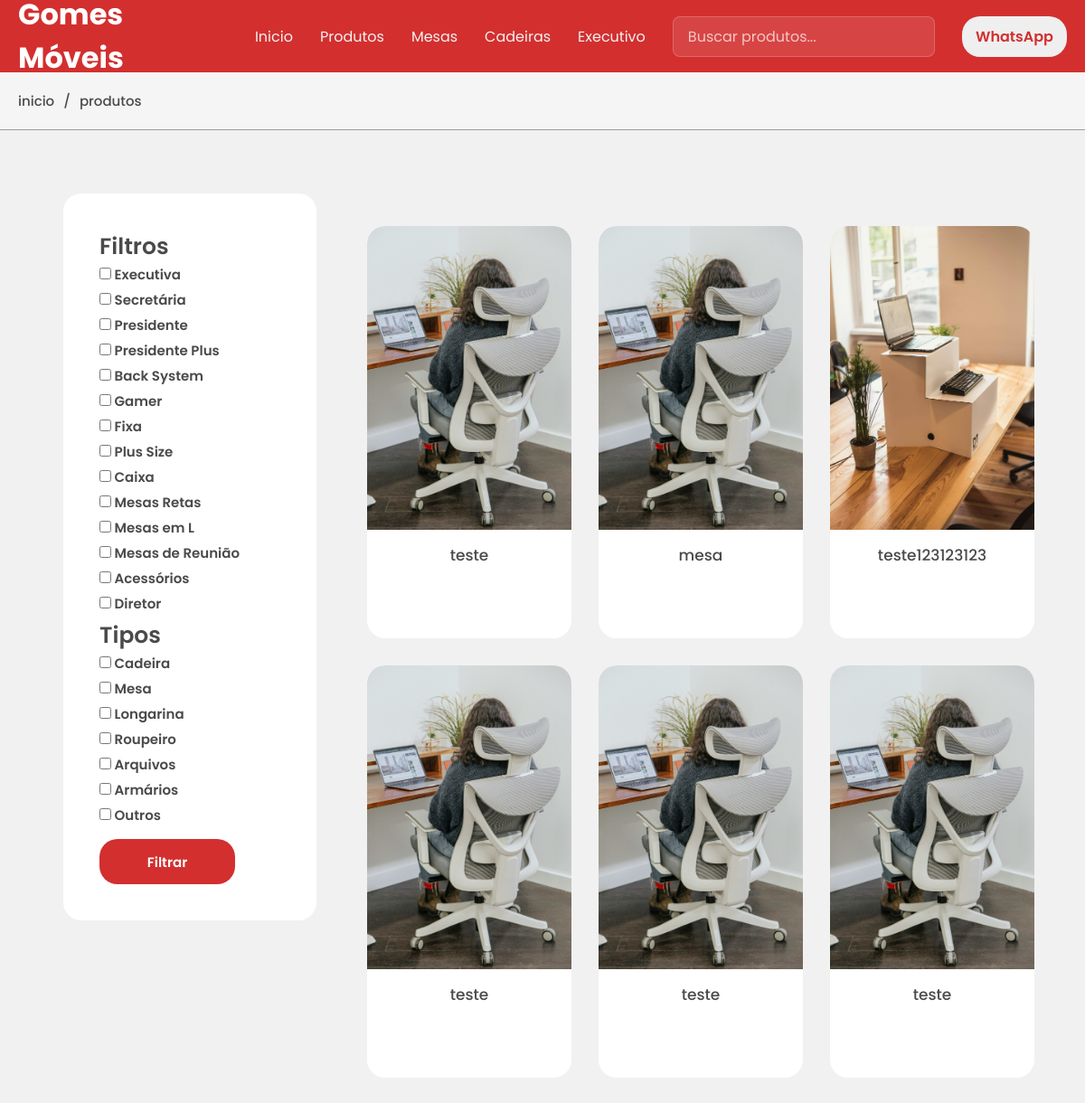
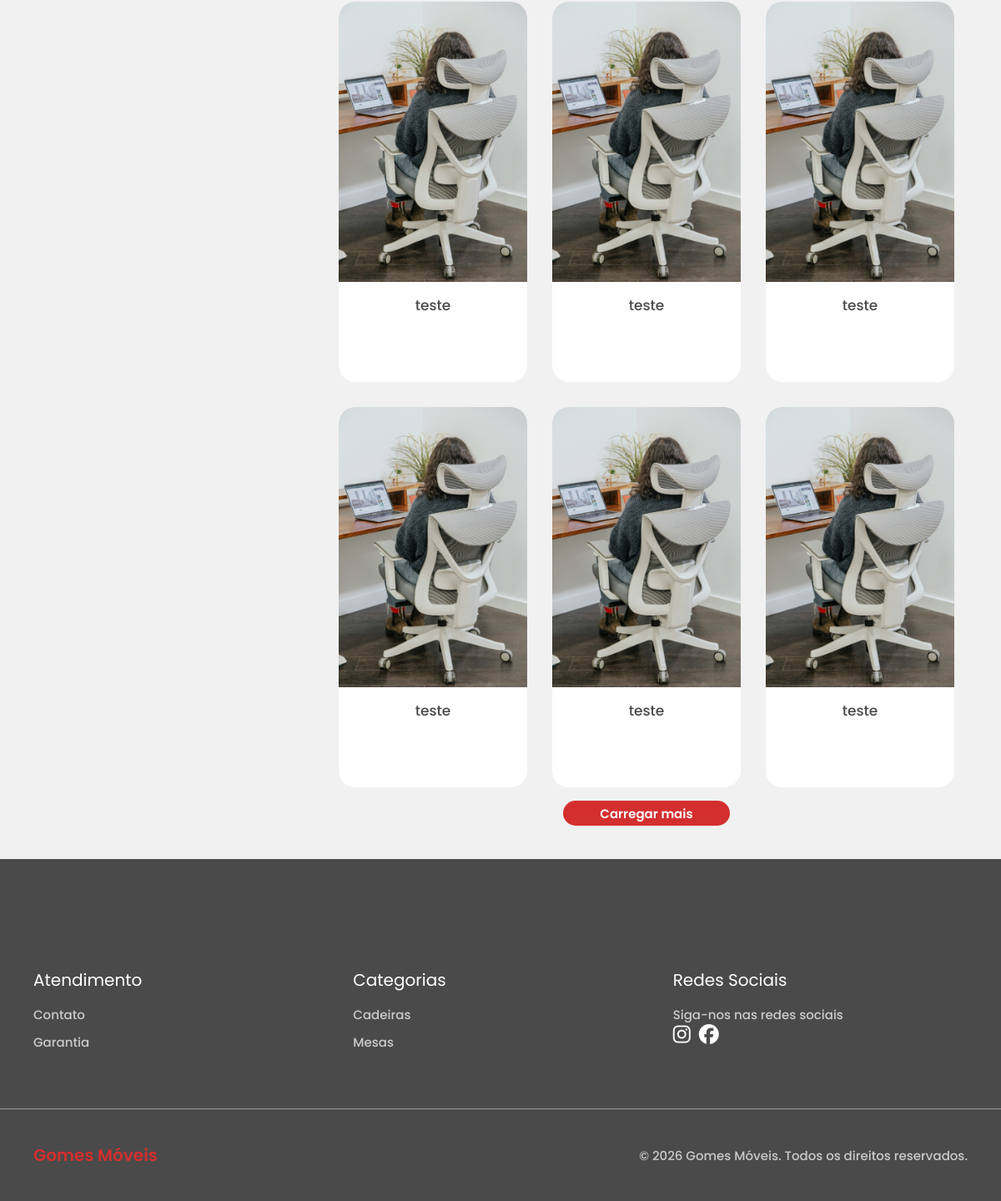
/produtos/, run on the app's committed database (2 pictures, top to bottom).
### core/models.py (models this page shows, shortened)
class Categoria(models.Model):
    nome = models.CharField(max_length=100)
    slug = models.SlugField(unique=True)

class Produto(models.Model):
    TIPOS = [
        ("cadeira","Cadeira"),
        ("mesa","Mesa"),
        ("longarina","Longarina"),
        ("roupeiro","Roupeiro"),
        ("arquivo","Arquivos"),
        ("armario","Armários"),
        ("outros", "Outros")
    ]
    nome = models.CharField(max_length=200)
    descricao = models.TextField()
    destaque = models.BooleanField(default=False)
    slug = models.SlugField(unique=True, blank=True)
    tipo = models.CharField(max_length=20, choices=TIPOS, default="outros")
    categoria = models.ForeignKey(
        Categoria,
        on_delete=models.CASCADE,
        related_name="produtos"
    )

class ProdutoImagem(models.Model):
    produto = models.ForeignKey(
        Produto,
        on_delete=models.CASCADE,
        related_name="imagens"
    )
    imagem = models.ImageField(upload_to="produtos/")

### core/views.py (the view, shortened to what this page needs)
# urls.py: path("produtos/",produtos, name="produtos"),
def produtos(request):
    lista_produtos = Produto.objects.all()
    categorias = Categoria.objects.all()
    tipo_produtos = Produto.TIPOS
    categorias_selecionadas = request.GET.getlist('categoria')
    if categorias_selecionadas:
        lista_produtos = lista_produtos.filter(
            categoria__slug__in=categorias_selecionadas
        )
    tipos_selecionados = request.GET.getlist('tipo')
    if tipos_selecionados:
        lista_produtos = lista_produtos.filter(
            tipo__in=tipos_selecionados
        )
    sem_filtro = not categorias_selecionadas and not tipos_selecionados
    page_number = request.GET.get('page', 1)
    if sem_filtro:
        ids = list(lista_produtos.values_list('id', flat=True))
        if str(page_number) == '1':
            random.shuffle(ids)
            request.session['ordem_produtos'] = ids
        ids_ordenados = request.session.get('ordem_produtos') or ids
        from django.db.models import Case, When, IntegerField
        ordering = Case(
            *[When(id=id_, then=pos) for pos, id_ in enumerate(ids_ordenados)],
            output_field=IntegerField()
        )
        lista_produtos = lista_produtos.order_by(ordering)
    paginator = Paginator(lista_produtos, 12)  #usa a lista filtrada
    itens = paginator.get_page(page_number)
    return render(request, "produtos.html", {
        "produtos": itens,
        "categorias": categorias,
        "tipos": tipo_produtos,
    })

### core/templates/produtos.html (shortened to what this page needs)
{% extends 'base.html' %}
{% load static %}
{% block css %}
<link rel="stylesheet" href="{% static 'css/produtos.css' %}">
{% endblock %}
{% block content %}
<div class="move">
    <a href="{% url 'inicio' %}">inicio</a>
    <p>/</p>
    <a href="{% url 'produtos' %}">produtos</a>
</div>
 <div class="container">
    <div class="filtro">
        <h1>Filtros</h1>
        <form method="get">
            <ul>
                {% for c in categorias%}
                <li>
                    <label class="label-categoria">
                        <div class="container-nome-categoria">
                            <input type="checkbox" name="categoria" value="{{ c.slug }}"
                            {% if c.slug in request.GET.categoria %}checked{% endif %}>
                            {{ c.nome }}
                        </div>
                    </label>
                </li>
                {% endfor %}
            </ul>
            <h1>Tipos</h1>
            <ul>
                {% for value, label in tipos %}
                <li>
                    <label class="label-categoria">
                        <div class="container-nome-categoria">
                            <input type="checkbox" name="tipo" value="{{ value }}"
                            {% if value in request.GET.tipo %}checked{% endif %}>
                            {{ label }}
                        </div>
                    </label>
                </li>
                {% endfor %}
            </ul>
            <button type="submit" class="btn-filtrar">
                <p>Filtrar</p>
            </button>
        </form>
    </div>
    <div class="container-itens">
        <div class="container-produtos" id="lista-produtos">
            {% for p in produtos %}
            <a href="{% url 'produto' p.slug %}">
                <div class="img-container">
                    <img src="{{ p.imagens.first.imagem.url }}">
                </div>
                <div class="paragrafo-produto">
                    <p>{{ p.nome }}</p>
                </div>
            </a>
            {% endfor %}
        </div>
        {% if produtos.has_next %}
        <div class="container-carregar-mais" id="container-carregar-mais">
            <button class="btn-carregar-mais" id="btn-carregar-mais" data-proxima-pagina="{{ produtos.next_page_number }}">
                <p>Carregar mais</p>
            </button>
        </div>
        {% endif %}
    </div>
</div>
<div class="footer">
    <br><br><br><br><br>
    <div class="container-footer">
        <div class="Atendimento-footer">
            <h1>Atendimento</h1>
            <ul class="mov">
                <li><a href="">Contato</a></li>
                <li><a href="">Garantia</a></li>
            </ul>
        </div>
        <div class="Categorias-footer">
            <h1>Categorias</h1>
            <ul class="mov">
                <li><a href="{% url 'produtos' %}?tipo=cadeira">Cadeiras</a></li>
                <li><a href="{% url 'produtos' %}?tipo=mesa">Mesas</a></li>
                <br>
            </ul>
        </div>
        <div class="Redes-Sociais-footer">
            <h1>Redes Sociais</h1>
            <p>Siga-nos nas redes sociais</p>
            <div class="icon-footer">
                <a href="https://www.instagram.com/gomesmoveis.escritorio/" target="_blank">
                    <i class="fa-brands fa-instagram instagram"></i>
                </a>
                <a href="https://www.facebook.com/gomesmoveis.escritorio?locale=pt_BR" target="_blank">
                    <i class="fa-brands fa-facebook facebook"></i>
                </a>
            </div>
        </div>
    </div>
    <div class="container-direitos">
        <h1>
            Gomes Móveis
        </h1>
        <p>
            © 2026 Gomes Móveis. Todos os direitos reservados.
        </p>
    </div>
</div>
{% endblock %}

### core/static/css/style.css (style rules this page uses)
* { margin: 0; padding: 0; box-sizing: border-box; }
body { min-height: 100vh; background-color: #f5f5f5; }

### core/static/css/produtos.css (style rules this page uses)
.move { width: 100%; height: 100%; padding: 20px; display: flex; gap: 10px; border-bottom: 1px solid #9c9c9c; }
.move a { color: #4A4A4A; text-decoration:none; font-size: 15px; font-family: "Poppins", sans-serif; font-weight: 500; }
.move p { color: #4A4A4A; font-size: 15px; font-family: "Poppins", sans-serif; font-weight: 500; }
.container { width: 100%; padding: 20px; display: flex; align-items: flex-start; gap: 20px; background-color: #f1f1f1; }
.filtro { margin-top: 50px; padding: 40px; position: sticky; top: 100px; margin-left: 50px; background-color: white; border-radius: 20px; font-size: none; text-decoration: none; }
.filtro ul { list-style: none; padding-left: 0; }
.filtro h1 { color: #4A4A4A; font-size: 25px; font-family: "Poppins", sans-serif; font-weight: 600; }
.label-categoria { color: #4A4A4A; font-size: 15px; font-family: "Poppins", sans-serif; font-weight: 600; }
.container-nome-categoria { width: 200px; margin-bottom: 5px; }
.btn-filtrar { width: 150px; height: 50px; margin-top: 10px; border: none; border-radius: 20px; background-color: #D32F2F; cursor: pointer; transition: transform 0.3s ease; }
.btn-filtrar p { color: white; font-size: 15px; font-family: "Poppins", sans-serif; font-weight: 600; }
.container-itens { margin-top: 50px; width: 100%; padding: 20px; display: flex; flex-direction: column; align-items: center; }
.container-produtos { width: 100%; height: 100%; padding: 16px; gap: 30px; display: grid; grid-template-columns: repeat(3, minmax(100px, 370px)); justify-content: center; }
.container-produtos a { border-radius: 20px; transition: transform 0.5s ease; background-color: white; overflow: hidden; display: flex; flex-direction: column; text-decoration:none; transition: transform 0.5s ease; }
.img-container { width: 100%; height: 400px; overflow: hidden; }
.img-container img { width: 100%; height: 100%; object-fit: cover; display: block; cursor: pointer; transition: transform 0.5s ease; }
.paragrafo-produto { width: 100%; height: 30%; padding: 15px; display: flex; justify-content: center; }
.paragrafo-produto p { color: #4A4A4A; font-size: 17px; font-family: "Poppins", sans-serif; font-weight: 500; }
.container-carregar-mais { width: 100%; display: flex; justify-content: center; }
.btn-carregar-mais { width: 200px; height: 30px; border: none; border-radius: 20px; cursor: pointer; background-color: #D32F2F; transition: 0.3s; color: white; font-size: 15px; font-family: "Poppins", sans-serif; font-weight: 600; }
.footer { width: 100%; background-color: #4A4A4A; }
.container-footer { width: 100%; display: flex; gap: 30px; padding: 40px; border-bottom: 1px solid #9c9c9c; }
.Atendimento-footer { width: 100%; display: flex; align-items: flex-start; flex-direction: column; }
.Categorias-footer { width: 100%; display: flex; align-items: flex-start; flex-direction: column; }
.Redes-Sociais-footer { width: 100%; display: flex; align-items: flex-start; flex-direction: column; }
.container-footer div h1 { color: white; font-size: 20px; font-family: "Poppins", sans-serif; font-weight: 400; margin-bottom: 15px; }
.container-footer div p { color: #cbcbcb; font-size: 15px; font-family: "Poppins", sans-serif; font-weight: 500; }
.icon-footer { width: 100%; padding: 0px; display: flex; gap: 10px; }
.instagram { font-size: 24px; color: #ffffff; transition: 0.3s; }
.facebook { font-size: 24px; color: #ffffff; transition: 0.3s; }
.mov { list-style:none; }
.mov li { margin-bottom: 10px; }
.mov li a { color: #cbcbcb; font-size: 15px; font-family: "Poppins", sans-serif; font-weight: 500; text-decoration:none; }
.container-direitos { width: 100%; display: flex; align-items: center; padding: 40px; }
.container-direitos h1 { color: #D32F2F; font-size: 20px; font-family: "Poppins", sans-serif; font-weight: 600; text-decoration:none; }
.container-direitos p { margin-left: auto; color: #cbcbcb; font-size: 15px; font-family: "Poppins", sans-serif; font-weight: 500; text-decoration:none; }

### data on the page
Categoria: nome "Executiva"
Categoria: nome "Secretária"
Categoria: nome "Presidente"
Categoria: nome "Presidente Plus"
Categoria: nome "Back System"
Categoria: nome "Gamer"
Categoria: nome "Fixa"
Categoria: nome "Plus Size"
Categoria: nome "Caixa"
Categoria: nome "Mesas Retas"
Categoria: nome "Mesas em L"
Categoria: nome "Mesas de Reunião"
Categoria: nome "Acessórios"
Categoria: nome "Diretor"
Produto: imagens.first.imagem (picture), nome "teste"
Produto: imagens.first.imagem (picture), nome "mesa"
Produto: imagens.first.imagem (picture), nome "teste123123123"
Produto: imagens.first.imagem (picture), nome "teste"
Produto: imagens.first.imagem (picture), nome "teste"
Produto: imagens.first.imagem (picture), nome "teste"
Produto: imagens.first.imagem (picture), nome "teste"
Produto: imagens.first.imagem (picture), nome "teste"
Produto: imagens.first.imagem (picture), nome "teste"
Produto: imagens.first.imagem (picture), nome "teste"
Produto: imagens.first.imagem (picture), nome "teste"
Produto: imagens.first.imagem (picture), nome "teste"

### other printed values
{{ label }} "Cadeira" "Mesa" "Longarina" "Roupeiro" "Arquivos" "Armários" "Outros"
